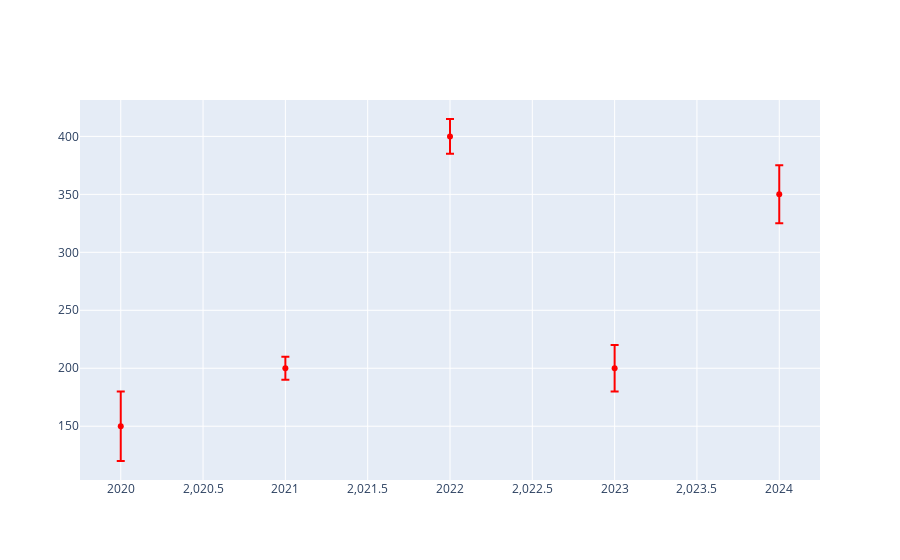

Here is the notebook cell this chart was saved with:
### Code cell
fig=go.Figure(data=go.Scatter(x=years,y=sales,mode='markers',marker=dict(color='red')))
fig.update_traces(error_y=dict(type='data', array=[30, 10, 15, 20, 25], visible=True))

### Figure 1 — Plotly figure (JSON) as saved in the notebook; plotly's stock layout.template omitted (floating-point values rounded to 4 significant figures)
{"data": [{"error_y": {"array": [30, 10, 15, 20, 25], "type": "data", "visible": true}, "marker": {"color": "red"}, "mode": "markers", "type": "scatter", "x": [2020, 2021, 2022, 2023, 2024], "y": [150, 200, 400, 200, 350]}], "layout": {}}
